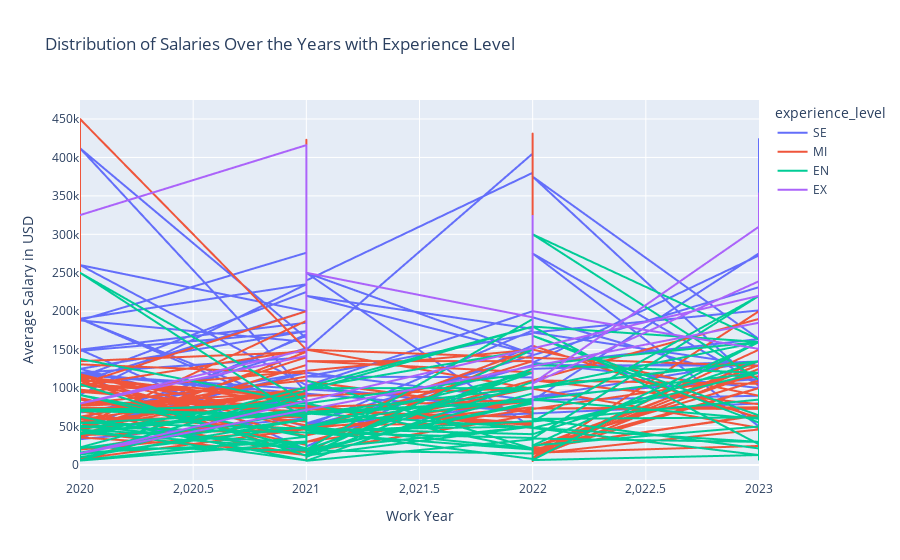

Notebook source saved alongside this figure:
### Markdown cell above
### Create an interactive line chart for the distribution of salaries over the years with experience level as hover text.

### Code cell
import plotly.express as px

# Create an interactive line chart
fig = px.line(df, x="work_year", y="salary_in_usd", color="experience_level", title='Distribution of Salaries Over the Years with Experience Level',
              labels={'salary_in_usd': 'Average Salary in USD', 'work_year': 'Work Year'},
              hover_data={'experience_level': True})
fig.show()

### Figure 1 — Plotly figure (JSON) as saved in the notebook; plotly's stock layout.template omitted (floating-point values rounded to 4 significant figures; data arrays with more than 128 entries replaced by an {"elided": "..."} marker saying what was removed)
{"data": [{"customdata": {"elided": "2516x1 str values"}, "hovertemplate": "experience_level=%{customdata[0]}<br>Work Year=%{x}<br>Average Salary in USD=%{y}<extra></extra>", "legendgroup": "SE", "line": {"color": "#636efa", "dash": "solid"}, "marker": {"symbol": "circle"}, "mode": "lines", "name": "SE", "showlegend": true, "type": "scattergl", "x": {"elided": "2516 int values"}, "xaxis": "x", "y": {"elided": "2516 int values"}, "yaxis": "y"}, {"customdata": {"elided": "805x1 str values"}, "hovertemplate": "experience_level=%{customdata[0]}<br>Work Year=%{x}<br>Average Salary in USD=%{y}<extra></extra>", "legendgroup": "MI", "line": {"color": "#EF553B", "dash": "solid"}, "marker": {"symbol": "circle"}, "mode": "lines", "name": "MI", "showlegend": true, "type": "scattergl", "x": {"elided": "805 int values"}, "xaxis": "x", "y": {"elided": "805 int values"}, "yaxis": "y"}, {"customdata": {"elided": "320x1 str values"}, "hovertemplate": "experience_level=%{customdata[0]}<br>Work Year=%{x}<br>Average Salary in USD=%{y}<extra></extra>", "legendgroup": "EN", "line": {"color": "#00cc96", "dash": "solid"}, "marker": {"symbol": "circle"}, "mode": "lines", "name": "EN", "showlegend": true, "type": "scattergl", "x": {"elided": "320 int values"}, "xaxis": "x", "y": {"elided": "320 int values"}, "yaxis": "y"}, {"customdata": [["EX"], ["EX"], ["EX"], ["EX"], ["EX"], ["EX"], ["EX"], ["EX"], ["EX"], ["EX"], ["EX"], ["EX"], ["EX"], ["EX"], ["EX"], ["EX"], ["EX"], ["EX"], ["EX"], ["EX"], ["EX"], ["EX"], ["EX"], ["EX"], ["EX"], ["EX"], ["EX"], ["EX"], ["EX"], ["EX"], ["EX"], ["EX"], ["EX"], ["EX"], ["EX"], ["EX"], ["EX"], ["EX"], ["EX"], ["EX"], ["EX"], ["EX"], ["EX"], ["EX"], ["EX"], ["EX"], ["EX"], ["EX"], ["EX"], ["EX"], ["EX"], ["EX"], ["EX"], ["EX"], ["EX"], ["EX"], ["EX"], ["EX"], ["EX"], ["EX"], ["EX"], ["EX"], ["EX"], ["EX"], ["EX"], ["EX"], ["EX"], ["EX"], ["EX"], ["EX"], ["EX"], ["EX"], ["EX"], ["EX"], ["EX"], ["EX"], ["EX"], ["EX"], ["EX"], ["EX"], ["EX"], ["EX"], ["EX"], ["EX"], ["EX"], ["EX"], ["EX"], ["EX"], ["EX"], ["EX"], ["EX"], ["EX"], ["EX"], ["EX"], ["EX"], ["EX"], ["EX"], ["EX"], ["EX"], ["EX"], ["EX"], ["EX"], ["EX"], ["EX"], ["EX"], ["EX"], ["EX"], ["EX"], ["EX"], ["EX"], ["EX"], ["EX"], ["EX"], ["EX"]], "hovertemplate": "experience_level=%{customdata[0]}<br>Work Year=%{x}<br>Average Salary in USD=%{y}<extra></extra>", "legendgroup": "EX", "line": {"color": "#ab63fa", "dash": "solid"}, "marker": {"symbol": "circle"}, "mode": "lines", "name": "EX", "showlegend": true, "type": "scattergl", "x": [2023, 2023, 2020, 2023, 2023, 2023, 2023, 2023, 2023, 2023, 2023, 2023, 2023, 2023, 2023, 2023, 2023, 2023, 2023, 2023, 2023, 2023, 2023, 2023, 2023, 2023, 2023, 2023, 2023, 2023, 2023, 2023, 2023, 2023, 2023, 2022, 2023, 2023, 2023, 2023, 2023, 2023, 2023, 2023, 2023, 2023, 2023, 2023, 2023, 2023, 2023, 2023, 2023, 2023, 2023, 2023, 2023, 2023, 2023, 2023, 2023, 2023, 2022, 2022, 2022, 2022, 2022, 2022, 2022, 2022, 2022, 2022, 2022, 2022, 2022, 2022, 2022, 2022, 2022, 2022, 2022, 2022, 2022, 2022, 2022, 2022, 2022, 2022, 2022, 2022, 2022, 2022, 2022, 2022, 2022, 2022, 2022, 2022, 2022, 2022, 2022, 2022, 2021, 2021, 2021, 2021, 2021, 2021, 2021, 2020, 2021, 2021, 2021, 2020], "xaxis": "x", "y": [258750, 185000, 15000, 220000, 205000, 329500, 269600, 145000, 115000, 175000, 110000, 221000, 153000, 200000, 145000, 180000, 155000, 286000, 207000, 353200, 249300, 145000, 100000, 265000, 235000, 194500, 115500, 200000, 145000, 210914, 116704, 167500, 106500, 310000, 239000, 106000, 310000, 239000, 160288, 127467, 310000, 239000, 235000, 210000, 210914, 116704, 284000, 236000, 155000, 140000, 175000, 110000, 314100, 195800, 200000, 145000, 310000, 239000, 300000, 200000, 196200, 150900, 200000, 145000, 310000, 239000, 159000, 130000, 310000, 239000, 205000, 160000, 210000, 157000, 125976, 187200, 116100, 222640, 182160, 297500, 260000, 200000, 180000, 200000, 200000, 150000, 84053, 260500, 175100, 115222, 76309, 242000, 200000, 130000, 110000, 224000, 167875, 175000, 135000, 324000, 216000, 192037, 250000, 130026, 85000, 230000, 153667, 235000, 150000, 79833, 141846, 69741, 416000, 325000], "yaxis": "y"}], "layout": {"legend": {"title": {"text": "experience_level"}, "tracegroupgap": 0}, "title": {"text": "Distribution of Salaries Over the Years with Experience Level"}, "xaxis": {"anchor": "y", "domain": [0, 1], "title": {"text": "Work Year"}}, "yaxis": {"anchor": "x", "domain": [0, 1], "title": {"text": "Average Salary in USD"}}}}
